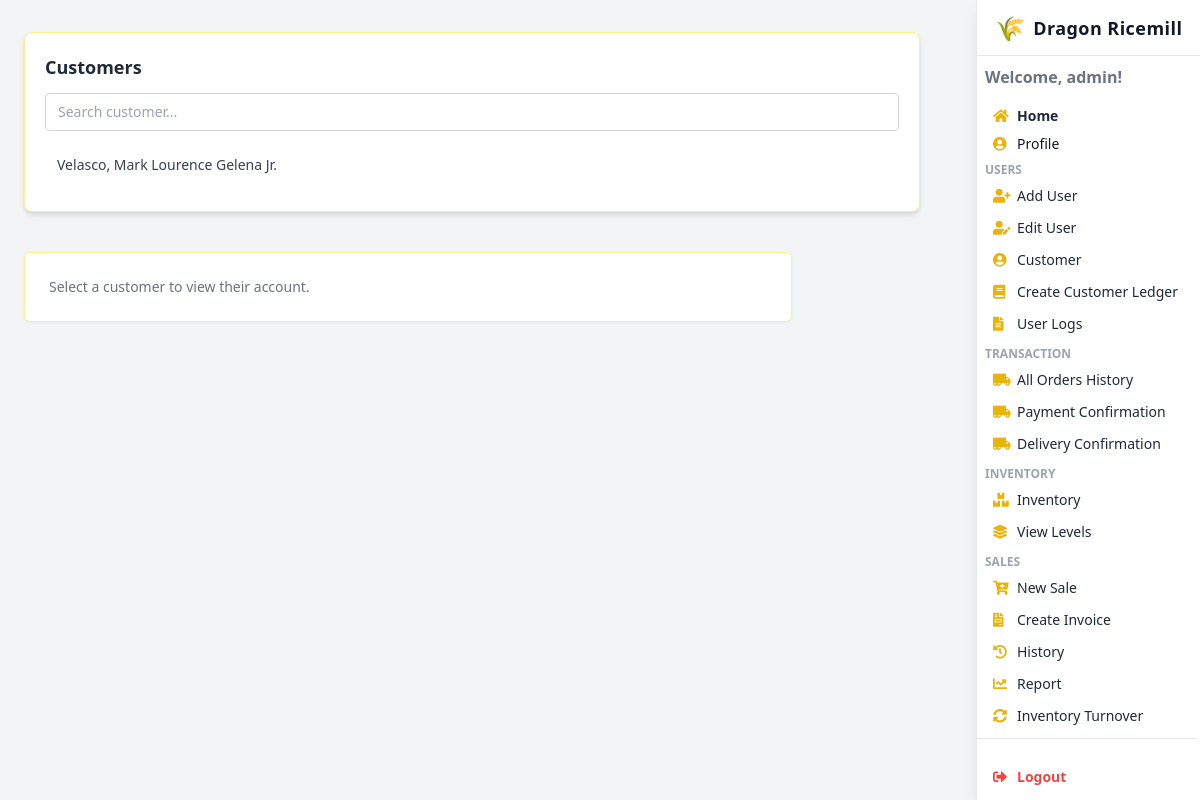
The page /my-account/?customer_id=15 (signed in) on the database as committed earlier.
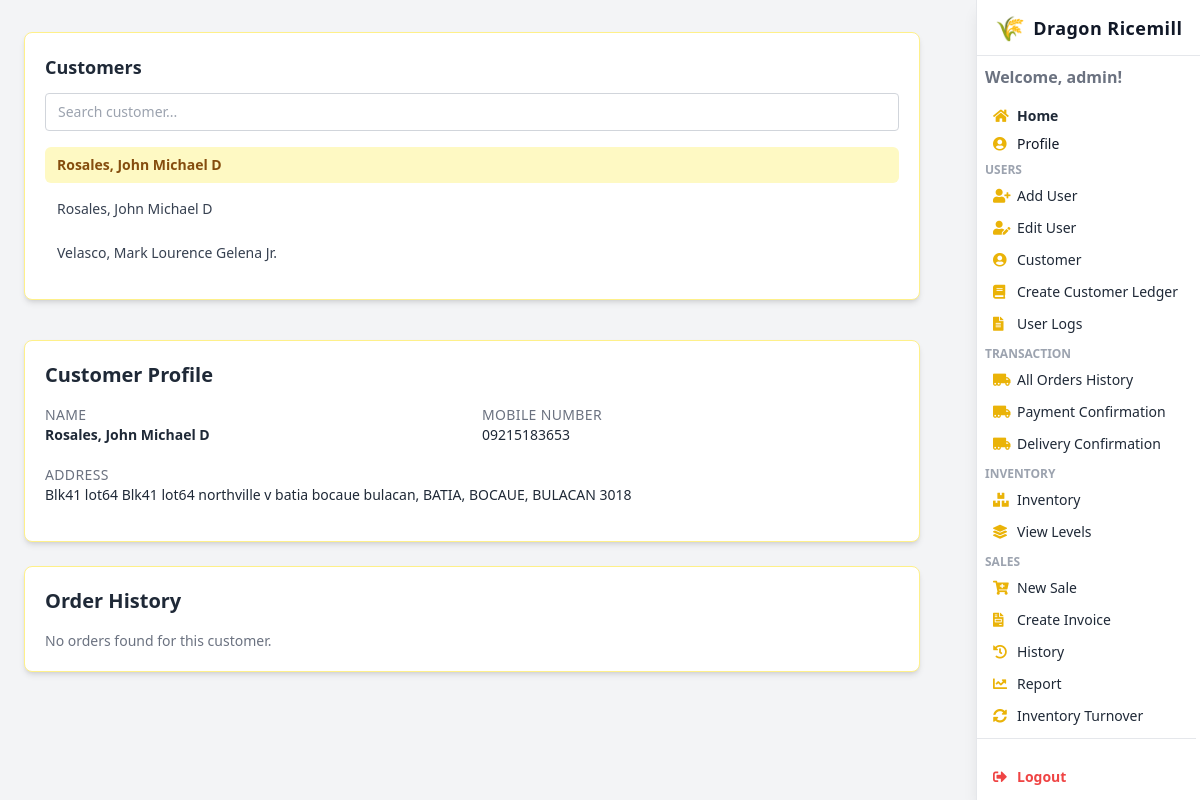
The same page on the database as committed later.
### webapp/models.py (models this page shows, shortened)
class Users(models.Model):
    UserID = models.AutoField(primary_key=True)
    name = models.OneToOneField(UserName, on_delete=models.CASCADE, related_name='user', null=True, blank=True)
    address = models.OneToOneField(UserAddress, on_delete=models.CASCADE, related_name='user', null=True, blank=True)
    Customer_Mobile_Number = models.CharField(max_length=20, blank=True, null=True)
    created_at = models.DateTimeField(auto_now_add=True)
    updated_at = models.DateTimeField(auto_now=True)
    class Meta:
        db_table = 'webapp_users'
        managed = True

class UserName(models.Model):
    first_name = models.CharField(max_length=50)
    middle_name = models.CharField(max_length=50, blank=True, null=True)
    suffix = models.CharField(max_length=20, blank=True, null=True)
    last_name = models.CharField(max_length=50)
    class Meta:
        db_table = 'user_name'

class UserAddress(models.Model):
    house_unit_number = models.CharField(max_length=50, blank=True, null=True)
    building_name = models.CharField(max_length=100, blank=True, null=True)
    street_name = models.CharField(max_length=100, blank=True, null=True)
    barangay = models.CharField(max_length=100, blank=True, null=True)
    city_municipality = models.CharField(max_length=100, blank=True, null=True)
    province = models.CharField(max_length=100, blank=True, null=True)
    zip_code = models.CharField(max_length=10, blank=True, null=True)
    class Meta:
        db_table = 'user_address'

### webapp/views.py (the view, shortened to what this page needs)
# urls.py: path('my-account/', views.user_account_view, name='user_account'),
def user_account_view(request):
    user_id = request.session.get('user_id')
    user_role = request.session.get('user_role')
    if not user_id or not user_role:
        return redirect('login')
    if user_role == 'admin':
        customers = Users.objects.all().order_by('name__last_name', 'name__first_name')
        customer_id = request.GET.get('customer_id')
        selected_customer = None
        orders = None
        if customer_id:
            selected_customer = Users.objects.filter(UserID=customer_id).select_related('name', 'address').first()
            orders = CustomerOrder.objects.filter(customer_id=customer_id).order_by('-created_at')
        return render(request, 'user_account.html', {
            'customers': customers,
            'selected_customer': selected_customer,
            'orders': orders,
            'is_admin': True,
        })

### webapp/templates/user_account.html (shortened to what this page needs)
{% load humanize %}
<!DOCTYPE html>
<html lang="en">
<head>
  <script src="https://cdn.tailwindcss.com"></script>
  <link href="https://cdnjs.cloudflare.com/ajax/libs/font-awesome/5.15.3/css/all.min.css" rel="stylesheet" />
</head>
<body class="bg-gray-100 text-gray-800 min-h-screen font-sans leading-relaxed overflow-x-hidden">
<header class="fixed top-0 right-0 h-screen w-56 bg-white shadow-lg flex flex-col z-50 border-l border-gray-200">
  <div class="h-14 flex items-center justify-center border-b border-gray-200">
    <a href="#" class="flex items-center space-x-2 select-none text-gray-900 font-bold text-lg tracking-wide">
      <span class="text-yellow-500 text-2xl">🌾</span>
      <span>Dragon Ricemill</span>
    </a>
  </div>
  <nav class="flex-1 flex flex-col py-1 pr-1 overflow-y-auto scrollbar-hide">
    <div class="px-2 py-1">
      <span class="block text-1 text-gray-500 font-semibold mb-3">Welcome, {{ request.session.user_name }}!</span>
      <a href="{% url 'dashboard' %}" class="flex items-center space-x-2 px-2 py-1 rounded text-sm hover:bg-yellow-50 font-semibold hover:text-yellow-600 transition">
        <i class="fas fa-home w-4 text-yellow-500"></i><span>Home</span>
      </a>
      <a href="{% url 'profile' %}" class="flex items-center space-x-2 px-2 py-1 rounded text-sm hover:bg-yellow-50 hover:text-yellow-600 transition text-gray-900">
        <i class="fas fa-user-circle w-4 text-yellow-500"></i><span>Profile</span>
      </a>
    </div>
    {% if request.session.user_role == 'admin' %}
    <div class="mb-2 px-2">
      <p class="uppercase text-xs font-semibold text-gray-400 mb-1">Users</p>
      <a href="{% url 'add_user' %}" class="flex items-center space-x-2 px-2 py-1 rounded text-sm hover:bg-yellow-50 hover:text-yellow-600 transition">
        <i class="fas fa-user-plus w-4 text-yellow-500"></i><span>Add User</span>
      </a>
      <a href="{% url 'edituser' %}" class="flex items-center space-x-2 px-2 py-1 rounded text-sm hover:bg-yellow-50 hover:text-yellow-600 transition mt-1">
        <i class="fas fa-user-edit w-4 text-yellow-500"></i><span>Edit User</span>
      </a>
      <a href="{% url 'user_account' %}" class="flex items-center space-x-2 px-2 py-1 rounded text-sm hover:bg-yellow-50 hover:text-yellow-600 transition mt-1">
        <i class="fas fa-user-circle w-4 text-yellow-500"></i><span>Customer</span>
      </a>
  <a href="{% url 'customer_ledger_create' %}" class="flex items-center space-x-2 px-2 py-1 rounded text-sm hover:bg-yellow-50 hover:text-yellow-600 transition mt-1">
    <i class="fas fa-book w-4 text-yellow-500"></i><span>Create Customer Ledger</span>
  </a>
      <a href="{% url 'logs' %}" class="flex items-center space-x-2 px-2 py-1 rounded text-sm hover:bg-yellow-50 hover:text-yellow-600 transition mt-1">
        <i class="fas fa-file-alt w-4 text-yellow-500"></i><span>User Logs</span>
      </a>
    </div>
{% endif %}
    <div class="mb-2 px-2">
      <p class="uppercase text-xs font-semibold text-gray-400 mb-1">Transaction</p>
      <a href="{% url 'allorder_history' %}" class="flex items-center space-x-2 px-2 py-1 rounded text-sm hover:bg-yellow-50 hover:text-yellow-600 transition mt-1">
        <i class="fas fa-truck-moving w-4 text-yellow-500"></i><span>All Orders History</span>
      </a>
      <a href="{% url 'payment_confirmation' 0 %}" class="flex items-center space-x-2 px-2 py-1 rounded text-sm hover:bg-yellow-50 hover:text-yellow-600 transition mt-1">
        <i class="fas fa-truck-moving w-4 text-yellow-500"></i><span>Payment Confirmation</span>
      </a>
      <a href="{% url 'delivery_confirmation' 0 %}" class="flex items-center space-x-2 px-2 py-1 rounded text-sm hover:bg-yellow-50 hover:text-yellow-600 transition mt-1">
        <i class="fas fa-truck-moving w-4 text-yellow-500"></i><span>Delivery Confirmation</span>
      </a>
    </div>
    {% if request.session.user_role == 'admin' or request.session.user_role == 'employee' %}
    <div class="mb-2 px-2">
      <p class="uppercase text-xs font-semibold text-gray-400 mb-1">Inventory</p>
      <a href="{% url 'addstock' %}" class="flex items-center space-x-2 px-2 py-1 rounded text-sm hover:bg-yellow-50 hover:text-yellow-600 transition">
        <i class="fas fa-boxes w-4 text-yellow-500"></i><span>Inventory</span>
      </a>
      <a href="{% url 'viewstocklevel' %}" class="flex items-center space-x-2 px-2 py-1 rounded text-sm hover:bg-yellow-50 hover:text-yellow-600 transition mt-1">
        <i class="fas fa-layer-group w-4 text-yellow-500"></i><span>View Levels</span>
      </a>
    </div>
    {% endif %}
    {% if request.session.user_role == 'admin' or request.session.user_role == 'cashier' %}
<div class="mb-2 px-2">
  <p class="uppercase text-xs font-semibold text-gray-400 mb-1">Sales</p>
  <a href="{% url 'new_sale' %}" class="flex items-center space-x-2 px-2 py-1 rounded text-sm hover:bg-yellow-50 hover:text-yellow-600 transition">
    <i class="fas fa-cart-plus w-4 text-yellow-500"></i><span>New Sale</span>
  </a>
  <a href="{% url 'invoice' %}" class="flex items-center space-x-2 px-2 py-1 rounded text-sm hover:bg-yellow-50 hover:text-yellow-600 transition mt-1">
    <i class="fas fa-file-invoice w-4 text-yellow-500"></i><span>Create Invoice</span>
  </a>
  <a href="{% url 'view_sales_history' %}" class="flex items-center space-x-2 px-2 py-1 rounded text-sm hover:bg-yellow-50 hover:text-yellow-600 transition mt-1">
    <i class="fas fa-history w-4 text-yellow-500"></i><span>History</span>
  </a>
  <a href="{% url 'view_sales_report' %}" class="flex items-center space-x-2 px-2 py-1 rounded text-sm hover:bg-yellow-50 hover:text-yellow-600 transition mt-1">
    <i class="fas fa-chart-line w-4 text-yellow-500"></i><span>Report</span>
  </a>
  <a href="{% url 'inventory_turnover' %}" class="flex items-center space-x-2 px-2 py-1 rounded text-sm hover:bg-yellow-50 hover:text-yellow-600 transition mt-1">
    <i class="fas fa-sync-alt w-4 text-yellow-500"></i><span>Inventory Turnover</span>
  </a>
</div>
  {% endif %}
    <div class="border-t border-gray-200 mt-auto px-2 py-4">
      <a href="{% url 'logout' %}" onclick="return confirm('Logout?');" class="flex items-center space-x-2 px-2 py-1 rounded text-sm hover:bg-red-100 hover:text-red-600 transition font-semibold text-red-500 mt-2">
        <i class="fas fa-sign-out-alt w-4"></i><span>Logout</span>
      </a>
    </div>
  </nav>
</header>
<body class="bg-gray-100 text-gray-700 min-h-screen font-sans">
  <div class="max-w-4xl w-full mx-auto py-8 min-h-[75vh] px-4 md:px-0" style="margin-right: 280px;">
    {% if is_admin %}
    <div class="flex flex-col gap-4">
      <section class="bg-white rounded-lg shadow-md p-5 border border-yellow-200 mb-6">
        <h2 class="text-lg font-semibold mb-3 text-gray-800">Customers</h2>
        <input type="text" id="customerSearch" placeholder="Search customer..."
               class="mb-4 px-3 py-2 border border-gray-300 rounded w-full text-sm focus:outline-none focus:ring-2 focus:ring-yellow-400 transition" />
        <ul id="customerList" class="max-h-60 overflow-auto">
          {% for customer in customers %}
            <li class="mb-2">
              <a href="?customer_id={{ customer.UserID }}"
                 class="block px-3 py-2 rounded-md transition font-medium {% if selected_customer and customer.UserID == selected_customer.UserID %}bg-yellow-100 text-yellow-800 font-semibold{% else %}text-gray-700{% endif %} hover:bg-yellow-50 customer-item text-sm">
                {{ customer.name.last_name }}, {{ customer.name.first_name }}{% if customer.name.middle_name %} {{ customer.name.middle_name }}{% endif %}{% if customer.name.suffix %} {{ customer.name.suffix }}{% endif %}
              </a>
            </li>
          {% empty %}
            <li class="text-gray-500 text-sm">No customers found.</li>
          {% endfor %}
        </ul>
      </section>
      <div class="flex flex-col w-full">
        {% if selected_customer %}
          <section class="bg-white rounded-lg shadow-md p-5 mb-6 border border-yellow-200 hover:shadow-lg transition w-full">
            <div class="flex items-center justify-between mb-4">
              <h2 class="text-xl font-semibold text-gray-800">Customer Profile</h2>
            </div>
            <div class="grid grid-cols-1 sm:grid-cols-2 gap-5 mb-4 text-sm">
              <div>
                <span class="block text-gray-500 uppercase tracking-wide">Name</span>
                <span class="font-semibold text-gray-800">
                  {{ selected_customer.name.last_name }}, {{ selected_customer.name.first_name }}{% if selected_customer.name.middle_name %} {{ selected_customer.name.middle_name }}{% endif %}
                </span>
              </div>
              <div>
                <span class="block text-gray-500 uppercase tracking-wide">Mobile Number</span>
                <span class="text-gray-800">{{ selected_customer.Customer_Mobile_Number|default:'N/A' }}</span>
              </div>
              <div class="sm:col-span-2">
                <span class="block text-gray-500 uppercase tracking-wide">Address</span>
                <span class="text-gray-800 block">
                  {% if selected_customer.address %}
                    {{ selected_customer.address.house_unit_number }}{% if selected_customer.address.building_name %} {{ selected_customer.address.building_name }},{% endif %} {{ selected_customer.address.street_name }}, {{ selected_customer.address.barangay }}, {{ selected_customer.address.city_municipality }}, {{ selected_customer.address.province }} {{ selected_customer.address.zip_code }}
                  {% else %}
                    <em>No address on file</em>
                  {% endif %}
                </span>
              </div>
            </div>
          </section>
          <section class="bg-white rounded-lg shadow-md p-5 border border-yellow-200 hover:shadow-lg transition w-full">
            <div class="flex items-center justify-between mb-4">
              <h2 class="text-xl font-semibold text-gray-800">Order History</h2>
            </div>
            {% if orders %}
              <div class="overflow-x-auto rounded-md border border-gray-200">
                <table class="min-w-full table-auto border-collapse mb-4 text-sm">
                  <thead>
                    <tr class="bg-yellow-50 text-gray-700">
                      <th class="px-3 py-2 font-semibold">Order ID</th>
                      <th class="px-3 py-2 font-semibold">Rice Type</th>
                      <th class="px-3 py-2 font-semibold">Quantity</th>
                      <th class="px-3 py-2 font-semibold">Total</th>
                      <th class="px-3 py-2 font-semibold">Status</th>
                      <th class="px-3 py-2 font-semibold">Date</th>
                    </tr>
                  </thead>
                  <tbody>
                    {% for order in orders %}
                      <tr class="border-b hover:bg-yellow-50 transition cursor-pointer group" tabindex="0">
                        <td class="px-3 py-2 group-hover:text-yellow-600">{{ order.id }}</td>
                        <td class="px-3 py-2">{{ order.rice_type.rice_type }}</td>
                        <td class="px-3 py-2">{{ order.quantity }}</td>
                        <td class="px-3 py-2">₱{{ order.total_cost|floatformat:2|intcomma }}</td>
                        <td class="px-3 py-2">
                          <span class="inline-block px-2 py-1 rounded text-xs font-semibold {% if order.approval_status == 'approved' %}bg-green-100 text-green-700{% elif order.approval_status == 'pending' %}bg-yellow-100 text-yellow-700 animate-pulse{% else %}bg-red-100 text-red-700{% endif %}">{{ order.approval_status|capfirst }}</span>
                        </td>
                        <td class="px-3 py-2">{{ order.created_at|date:"Y-m-d H:i" }}</td>
                      </tr>
                    {% endfor %}
                  </tbody>
                </table>
              </div>
            {% else %}
              <p class="text-gray-500 text-sm">No orders found for this customer.</p>
            {% endif %}
          </section>
        {% else %}
          <div class="bg-white rounded-md shadow-sm p-6 text-gray-500 w-full max-w-3xl flex items-center justify-start border border-yellow-200 ml-0 mr-auto text-sm">
            Select a customer to view their account.
          </div>
        {% endif %}
      </div>
    </div>
    {% endif %}
  </div>
</body>

### webapp/templates/user_account.html (style rules this page uses)
html { scroll-behavior: smooth; }
.scrollbar-hide { -ms-overflow-style: none; scrollbar-width: none; }

Rows that differ between the two databases and show on the page:
added Users: name.last_name "Rosales", name.first_name "John", name.middle_name "Michael D", Customer_Mobile_Number "09215183653", address.house_unit_number "Blk41 lot64", address.street_name "Blk41 lot64 northville v batia bocaue bulacan", address.barangay "BATIA", address.city_municipality "BOCAUE", address.province "BULACAN", address.zip_code "3018"
added Users: name.last_name "Rosales", name.first_name "John", name.middle_name "Michael D"
Other text that changed with them:
text no longer shown: "Select a customer to view their account."
text now shown: "Customer Profile NAME , MOBILE NUMBER ADDRESS , , , Order History No orders found for this customer."
